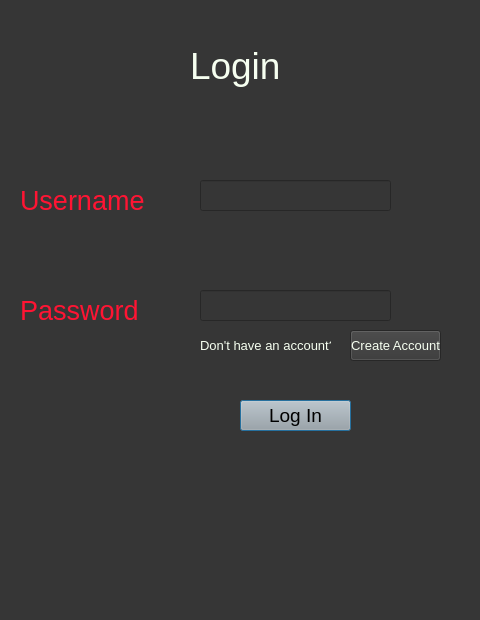
<?xml version="1.0" encoding="UTF-8"?>
<ui version="4.0">
 <class>Dialog</class>
 <widget class="QDialog" name="Dialog">
  <property name="geometry">
   <rect>
    <x>0</x>
    <y>0</y>
    <width>480</width>
    <height>620</height>
   </rect>
  </property>
  <property name="windowTitle">
   <string>Dialog</string>
  </property>
  <property name="styleSheet">
   <string notr="true">background-color: rgb(54, 54, 54);</string>
  </property>
  <widget class="QLabel" name="label">
   <property name="geometry">
    <rect>
     <x>190</x>
     <y>40</y>
     <width>131</width>
     <height>51</height>
    </rect>
   </property>
   <property name="styleSheet">
    <string notr="true">color:rgb(246, 255, 240); font-size:28pt;</string>
   </property>
   <property name="text">
    <string>Login</string>
   </property>
  </widget>
  <widget class="QLabel" name="label_2">
   <property name="geometry">
    <rect>
     <x>20</x>
     <y>170</y>
     <width>221</width>
     <height>61</height>
    </rect>
   </property>
   <property name="styleSheet">
    <string notr="true">color:rgb(255, 20, 51); font-size:20pt;</string>
   </property>
   <property name="text">
    <string>Username</string>
   </property>
  </widget>
  <widget class="QLineEdit" name="username">
   <property name="geometry">
    <rect>
     <x>200</x>
     <y>180</y>
     <width>191</width>
     <height>31</height>
    </rect>
   </property>
   <property name="styleSheet">
    <string notr="true">color:rgb(246, 255, 240); font-size:18pt;</string>
   </property>
   <property name="text">
    <string/>
   </property>
  </widget>
  <widget class="QLineEdit" name="password">
   <property name="geometry">
    <rect>
     <x>200</x>
     <y>290</y>
     <width>191</width>
     <height>31</height>
    </rect>
   </property>
   <property name="styleSheet">
    <string notr="true">color:rgb(246, 255, 240); font-size:18pt;</string>
   </property>
   <property name="text">
    <string/>
   </property>
  </widget>
  <widget class="QLabel" name="label_3">
   <property name="geometry">
    <rect>
     <x>20</x>
     <y>280</y>
     <width>131</width>
     <height>61</height>
    </rect>
   </property>
   <property name="styleSheet">
    <string notr="true">color:rgb(255, 20, 51); font-size:20pt;</string>
   </property>
   <property name="text">
    <string>Password</string>
   </property>
  </widget>
  <widget class="QPushButton" name="loginbutton">
   <property name="geometry">
    <rect>
     <x>240</x>
     <y>400</y>
     <width>111</width>
     <height>31</height>
    </rect>
   </property>
   <property name="styleSheet">
    <string notr="true">background-color: rgb(167, 168, 167);font-size:14pt;</string>
   </property>
   <property name="text">
    <string>Log In</string>
   </property>
  </widget>
  <widget class="QLabel" name="label_4">
   <property name="geometry">
    <rect>
     <x>200</x>
     <y>330</y>
     <width>131</width>
     <height>31</height>
    </rect>
   </property>
   <property name="styleSheet">
    <string notr="true">background-color: rgb(54, 54, 54);font-size:10pt;color:rgb(246, 255, 240)</string>
   </property>
   <property name="text">
    <string>Don't have an account?</string>
   </property>
  </widget>
  <widget class="QPushButton" name="createaccbutton">
   <property name="geometry">
    <rect>
     <x>350</x>
     <y>330</y>
     <width>91</width>
     <height>31</height>
    </rect>
   </property>
   <property name="styleSheet">
    <string notr="true">background-color: rgb(54, 54, 54);font-size:10pt;color:rgb(246, 255, 240)</string>
   </property>
   <property name="text">
    <string>Create Account</string>
   </property>
  </widget>
 </widget>
 <resources/>
 <connections/>
</ui>
